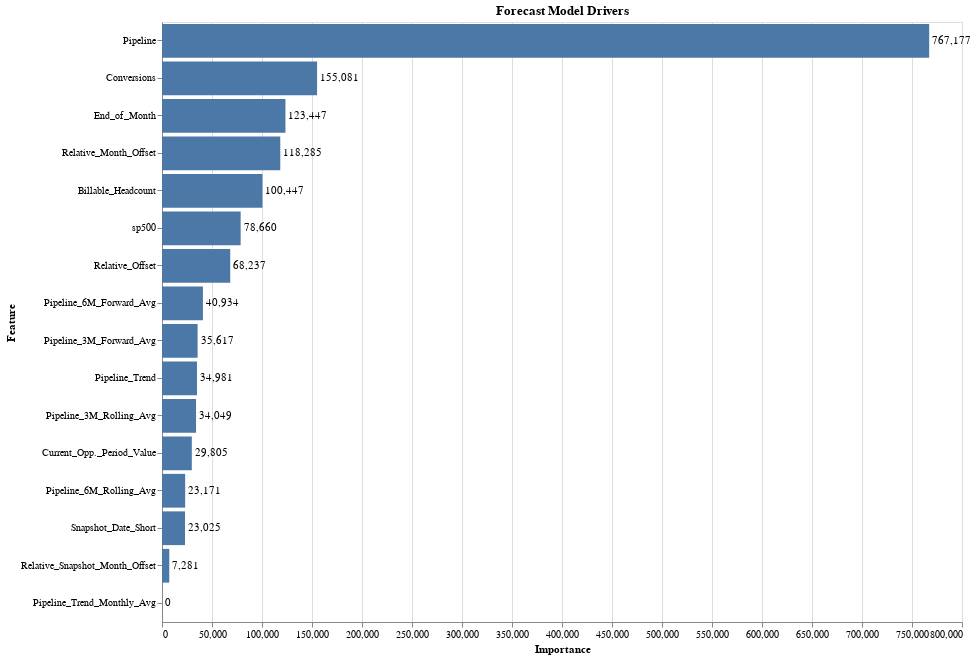

Write notebook code for a chart like this one.
### Code cell
# Customize Altair Theme to increase font size
import altair as alt
#alt.themes.enable('fivethirtyeight') #default, latimes, ggplot2, fivethirtyeight, urbaninstitute
theme = alt.themes.enable('latimes')
theme.fontsize=14
theme
source = feature_imp_dict

title='Forecast Model Drivers'

fontsize = 12
height = 600
width = 800

bars = alt.Chart(source).mark_bar().encode( #fontSize=fontsize
    x='Importance:Q',
    y=alt.Y('Feature:O', sort='-x')
)

text = bars.mark_text(
    align='left',
    baseline='middle',#    fontSize=fontsize,
    dx=3  # Nudges text to right so it doesn't appear on top of the bar
).encode(
    text=alt.Text('Importance:Q', format=',.0f')
)

(bars + text).properties(height=height, width=width, title=title)

### Figure 1 — Vega-Lite specification as saved in the notebook (floating-point values rounded to 4 significant figures)
{"usermeta": {"embedOptions": {"theme": "latimes"}}, "config": {"view": {"continuousWidth": 400, "continuousHeight": 300}}, "layer": [{"mark": "bar", "encoding": {"x": {"type": "quantitative", "field": "Importance"}, "y": {"type": "ordinal", "field": "Feature", "sort": "-x"}}}, {"mark": {"type": "text", "align": "left", "baseline": "middle", "dx": 3}, "encoding": {"text": {"type": "quantitative", "field": "Importance", "format": ",.0f"}, "x": {"type": "quantitative", "field": "Importance"}, "y": {"type": "ordinal", "field": "Feature", "sort": "-x"}}}], "data": {"name": "data-c2887d7be244a47b8bfcfe1b8cb1fcfe"}, "height": 600, "title": "Forecast Model Drivers", "width": 800, "$schema": "https://vega.github.io/schema/vega-lite/v4.8.1.json", "datasets": {"data-c2887d7be244a47b8bfcfe1b8cb1fcfe": [{"Feature": "Pipeline", "Importance": 767200.0}, {"Feature": "Conversions", "Importance": 155100.0}, {"Feature": "End_of_Month", "Importance": 123400.0}, {"Feature": "Relative_Month_Offset", "Importance": 118300.0}, {"Feature": "Billable_Headcount", "Importance": 100400.0}, {"Feature": "sp500", "Importance": 78660.0}, {"Feature": "Relative_Offset", "Importance": 68240.0}, {"Feature": "Pipeline_6M_Forward_Avg", "Importance": 40930.0}, {"Feature": "Pipeline_3M_Forward_Avg", "Importance": 35620.0}, {"Feature": "Pipeline_Trend", "Importance": 34980.0}, {"Feature": "Pipeline_3M_Rolling_Avg", "Importance": 34050.0}, {"Feature": "Current_Opp._Period_Value", "Importance": 29800.0}, {"Feature": "Pipeline_6M_Rolling_Avg", "Importance": 23170.0}, {"Feature": "Snapshot_Date_Short", "Importance": 23020.0}, {"Feature": "Relative_Snapshot_Month_Offset", "Importance": 7281.0}, {"Feature": "Pipeline_Trend_Monthly_Avg", "Importance": 0.0}]}}
